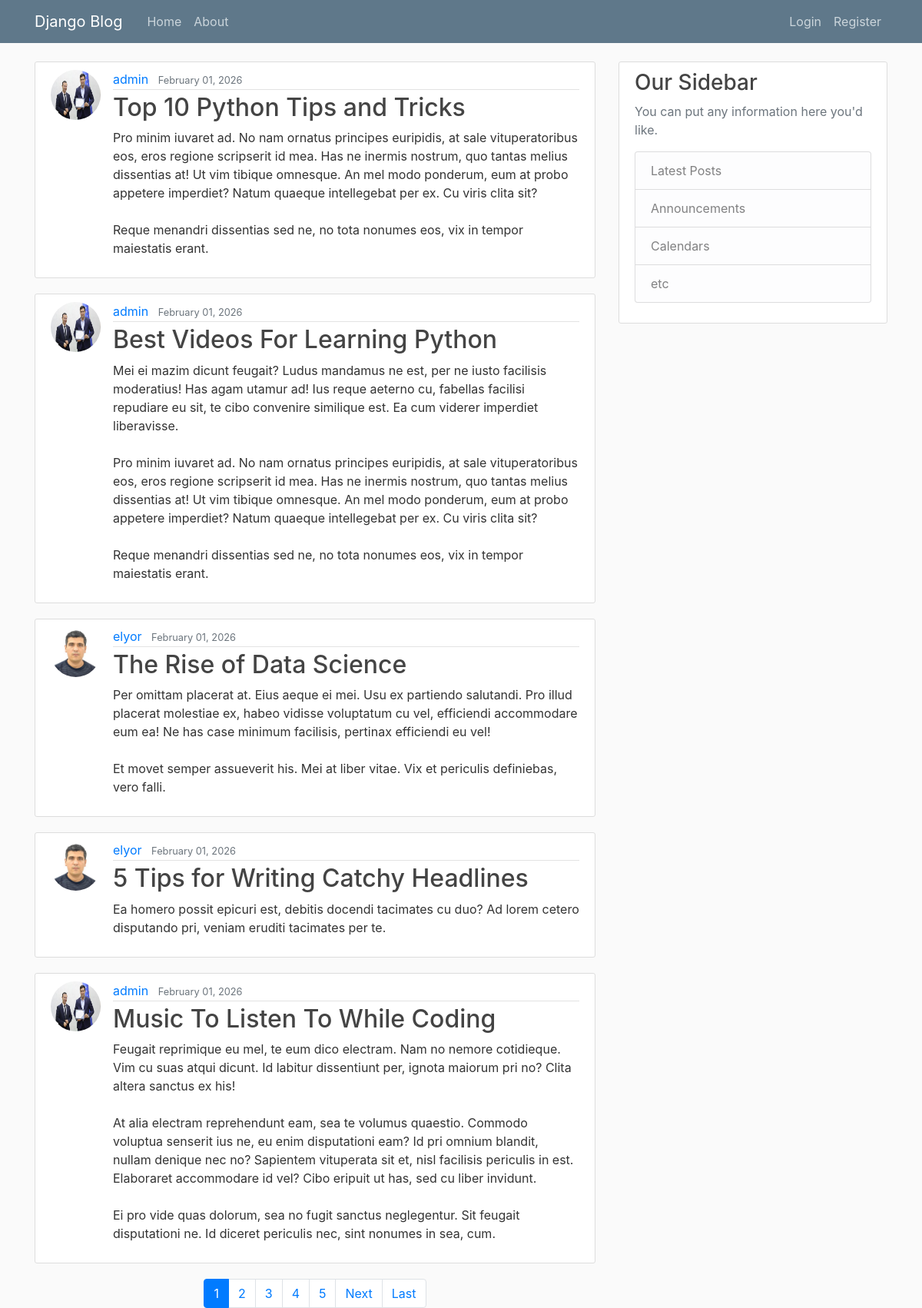
The page / on the database its author committed.
### blog/models.py (models this page shows, shortened)
class Post(models.Model):
    title = models.CharField(max_length=100)
    content = models.TextField()
    date_posted = models.DateTimeField(default=timezone.now)
    author = models.ForeignKey(User, on_delete=models.CASCADE)

### users/models.py (models this page shows, shortened)
class Profile(models.Model):
    user = models.OneToOneField(User, on_delete=models.CASCADE)
    image = models.ImageField(default='default.jpg', upload_to='profile_pics')
    @property
    def image_url(self):
        if self.image and hasattr(self.image, 'url'):
            return self.image.url
        return '/media/default.jpg'

### blog/views.py (the view)
# urls.py: path('', PostListView.as_view(), name='blog-home'),
class PostListView(ListView):
    model = Post
    template_name = 'blog/home.html'  # <app>/<model>_<viewtype>.html
    context_object_name = 'posts'
    ordering = ['-date_posted']
    paginate_by = 5

### blog/templates/blog/home.html (shortened to what this page needs)
{% extends "blog/base.html" %}
{% block content %}
    {% for post in posts %}
        <article class="media content-section">
            <img class="rounded-circle article-img" src="{{ post.author.profile.image_url }}"/>
            <div class="media-body">
            <div class="article-metadata">
                <a class="mr-2" href="{% url 'user-posts' post.author.username %}">{{ post.author }}</a>
                <small class="text-muted">{{ post.date_posted|date:"F d, Y" }}</small>
            </div>
            <h2><a class="article-title" href="{% url 'post-detail' post.id %}">{{ post.title }}</a></h2>
            <p class="article-content">{{ post.content }}</p>
            </div>
        </article>
    {% endfor %}
    {% if is_paginated %}
        <nav aria-label="Page navigation example">
            <ul class="pagination justify-content-center">
                {% for num in page_obj.paginator.page_range %}
                    {% if page_obj.number == num %}
                        <li class="page-item active"><span class="page-link">{{ num }}</span></li>
                    {% else %}
                        <li class="page-item"><a class="page-link" href="?page={{ num }}">{{ num }}</a></li>
                    {% endif %}
                {% endfor %}
                {% if page_obj.has_next %}
                    <li class="page-item"><a class="page-link" href="?page={{ page_obj.next_page_number }}">Next</a></li>
                    <li class="page-item"><a class="page-link" href="?page={{ page_obj.paginator.num_pages }}">Last</a></li>
                {% endif %}
            </ul>
        </nav>
    {% endif %}
{% endblock content %}

### blog/templates/blog/base.html (shortened to what this page needs)
{% load static %}
<!DOCTYPE html>
<html>
<head>
  <link rel="stylesheet" href="https://cdn.jsdelivr.net/npm/bootstrap@4.0.0/dist/css/bootstrap.min.css">
  <link rel="stylesheet" type="text/css" href="{% static 'blog/main.css' %}">
</head>
<body>
  <header class="site-header">
    <nav class="navbar navbar-expand-md navbar-dark bg-steel fixed-top">
      <div class="container">
        <a class="navbar-brand mr-4" href="{% url 'blog-home' %}">Django Blog</a>
        <div class="collapse navbar-collapse" id="navbarToggle">
          <div class="navbar-nav mr-auto">
            <a class="nav-item nav-link" href="{% url 'blog-home' %}">Home</a>
            <a class="nav-item nav-link" href="{% url 'blog-about' %}">About</a>
          </div>
          <div class="navbar-nav">
            {% if user.is_authenticated %}
              <a class="nav-item nav-link" href="{% url 'post-create' %}">New Post</a>
              <a class="nav-item nav-link" href="{% url 'users-profile' %}">Profile</a>
              <a class="nav-item nav-link" href="{% url 'users-logout' %}">Logout</a>
            {% else %}
              <a class="nav-item nav-link" href="{% url 'users-login' %}">Login</a>
              <a class="nav-item nav-link" href="{% url 'users-register' %}">Register</a>
            {% endif %}
          </div>
        </div>
      </div>
    </nav>
  </header>
  <main role="main" class="container">
    <div class="row">
      <div class="col-md-8">
        {% block content %}{% endblock %}
      </div>
      <div class="col-md-4">
        <div class="content-section">
          <h3>Our Sidebar</h3>
          <p class='text-muted'>You can put any information here you'd like.
            <ul class="list-group">
              <li class="list-group-item list-group-item-light">Latest Posts</li>
              <li class="list-group-item list-group-item-light">Announcements</li>
              <li class="list-group-item list-group-item-light">Calendars</li>
              <li class="list-group-item list-group-item-light">etc</li>
            </ul>
          </p>
        </div>
      </div>
    </div>
  </main>
</body>
</html>

### blog/static/blog/main.css (style rules this page uses)
body { background: #fafafa; color: #333333; margin-top: 5rem; }
h1, h2, h3, h4, h5, h6 { color: #444444; }
ul { margin: 0; }
.bg-steel { background-color: #5f788a; }
.site-header .navbar-nav .nav-link { color: #cbd5db; }
.content-section { background: #ffffff; padding: 10px 20px; border: 1px solid #dddddd; border-radius: 3px; margin-bottom: 20px; }
.article-title { color: #444444; }
.article-content { white-space: pre-line; }
.article-img { height: 65px; width: 65px; margin-right: 16px; }
.article-metadata { padding-bottom: 1px; margin-bottom: 4px; border-bottom: 1px solid #e3e3e3 }

### rows shown on the page
Post: author.profile.image_url (picture), author "admin", date_posted "February 01, 2026", title "Top 10 Python Tips and Tricks", content "Pro minim iuvaret ad. No nam ornatus principes euripidis, at sale vituperatoribus eos, eros regione scripserit id mea. Has ne inermis nostrum, quo tantas melius dissentias at! Ut vim tibique omnesque. An mel modo ponderum, eum at probo appetere imperdiet? Natum quaeque intellegebat per ex. Cu viris clita sit? Reque menandri dissentias sed ne, no tota nonumes eos, vix in tempor maiestatis erant."
Post: author.profile.image_url (picture), author "admin", date_posted "February 01, 2026", title "Best Videos For Learning Python", content "Mei ei mazim dicunt feugait? Ludus mandamus ne est, per ne iusto facilisis moderatius! Has agam utamur ad! Ius reque aeterno cu, fabellas facilisi repudiare eu sit, te cibo convenire similique est. Ea cum viderer imperdiet liberavisse. Pro minim iuvaret ad. No nam ornatus principes euripidis, at sale vituperatoribus eos, eros regione scripserit id mea. Has ne inermis nostrum, quo tantas melius dissentias at! Ut vim tibique omnesque. An mel modo ponderum, eum at probo appetere imperdiet? Natum quaeque intellegebat per ex. Cu viris clita sit? Reque menandri dissentias sed ne, no tota nonumes eos, vix in tempor maiestatis erant."
Post: author.profile.image_url (picture), author "elyor", date_posted "February 01, 2026", title "The Rise of Data Science", content "Per omittam placerat at. Eius aeque ei mei. Usu ex partiendo salutandi. Pro illud placerat molestiae ex, habeo vidisse voluptatum cu vel, efficiendi accommodare eum ea! Ne has case minimum facilisis, pertinax efficiendi eu vel! Et movet semper assueverit his. Mei at liber vitae. Vix et periculis definiebas, vero falli."
Post: author.profile.image_url (picture), author "elyor", date_posted "February 01, 2026", title "5 Tips for Writing Catchy Headlines", content "Ea homero possit epicuri est, debitis docendi tacimates cu duo? Ad lorem cetero disputando pri, veniam eruditi tacimates per te."
Post: author.profile.image_url (picture), author "admin", date_posted "February 01, 2026", title "Music To Listen To While Coding", content "Feugait reprimique eu mel, te eum dico electram. Nam no nemore cotidieque. Vim cu suas atqui dicunt. Id labitur dissentiunt per, ignota maiorum pri no? Clita altera sanctus ex his! At alia electram reprehendunt eam, sea te volumus quaestio. Commodo voluptua senserit ius ne, eu enim disputationi eam? Id pri omnium blandit, nullam denique nec no? Sapientem vituperata sit et, nisl facilisis periculis in est. Elaboraret accommodare id vel? Cibo eripuit ut has, sed cu liber invidunt. Ei pro vide quas dolorum, sea no fugit sanctus neglegentur. Sit feugait disputationi ne. Id diceret periculis nec, sint nonumes in sea, cum."

### other values the page prints
{{ num }} "1"
{{ num }} "2" "3" "4" "5"
